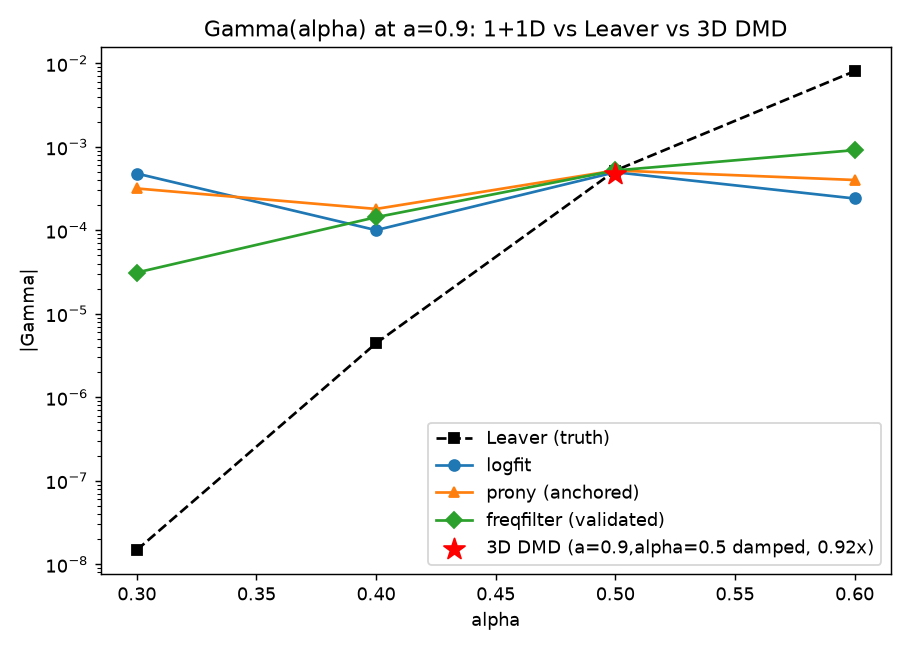

Write Python code to recreate this figure.
"""Stage E: Gamma(alpha) sweep at a=0.9 (damped regime) vs Leaver, using the
validated PML config (eps_match=0.002, xmin=-120, N=4000, gmax=1.5) and the
fixed anchor-selecting prony() for extraction. Overlays the 3D DMD point
(a=0.5 damped, 0.92x Leaver, from the GRChombo-3D kerr_schild_reslice work)
to show where the 1+1D tool reaches that 3D could not.
"""
import numpy as np, sys, matplotlib
matplotlib.use("Agg")
import matplotlib.pyplot as plt
sys.path.insert(0, "/global/scratch/projects/pc_heptheory/clwelch/software/GRChombo-Axion-SR/Examples/AxionSuperradiance/linear_rates")
import leaver
import evolve as ev

a = 0.90
alphas = [0.30, 0.40, 0.50, 0.60]   # damped regime at a=0.9 (E > m*OmH there)

results = []
for alpha in alphas:
    w = complex(leaver.solve(alpha, a))
    o = ev.run(alpha=alpha, a=a, N=4000, xmin=-120., xmax=220., T=3000.,
               eps_match=0.002, gmax=1.5)
    t, psi = o["t"], o["psi"]
    E1, G1 = ev.logfit(t, psi)
    try:
        E2, G2 = ev.prony(t, psi, p=10, tmin_frac=0.35, anchor=w)
    except Exception as e:
        E2, G2 = float("nan"), float("nan")
        print(f"alpha={alpha}: prony failed: {e}", flush=True)
    E3, G3 = ev.freqfilter(t, psi, E_peak=w.real, kbins=5.0)   # validated best
    results.append((alpha, w.real, w.imag, E1, G1, E2, G2, E3, G3))
    print(f"alpha={alpha}: Leaver Gamma={w.imag:+.4e}  logfit {G1/w.imag:+.3f}x"
          f"  prony {G2/w.imag:+.3f}x  freqfilter {G3/w.imag:+.3f}x", flush=True)

results = np.array(results)
np.savez("stage_e_sweep.npz", results=results,
         cols="alpha,E_leaver,Gamma_leaver,E_logfit,Gamma_logfit,E_prony,Gamma_prony,E_freqfilter,Gamma_freqfilter")

fig, ax = plt.subplots(figsize=(7, 5))
al, Gl = results[:, 0], results[:, 2]
Gf, Gp, Gff = results[:, 4], results[:, 6], results[:, 8]
ax.plot(al, np.abs(Gl), "k--", marker="s", label="Leaver (truth)")
ax.plot(al, np.abs(Gf), "C0", marker="o", label="logfit")
ax.plot(al, np.abs(Gp), "C1", marker="^", label="prony (anchored)")
ax.plot(al, np.abs(Gff), "C2", marker="D", label="freqfilter (validated)")
ax.scatter([0.50], [5.2050e-04 * 0.92], color="red", marker="*", s=150,
           label="3D DMD (a=0.9,alpha=0.5 damped, 0.92x)", zorder=5)
ax.set_yscale("log")
ax.set_xlabel("alpha"); ax.set_ylabel("|Gamma|")
ax.set_title(f"Gamma(alpha) at a={a}: 1+1D vs Leaver vs 3D DMD")
ax.legend()
plt.tight_layout()
plt.savefig("stage_e_sweep.png", dpi=130)
print("saved stage_e_sweep.png", flush=True)
